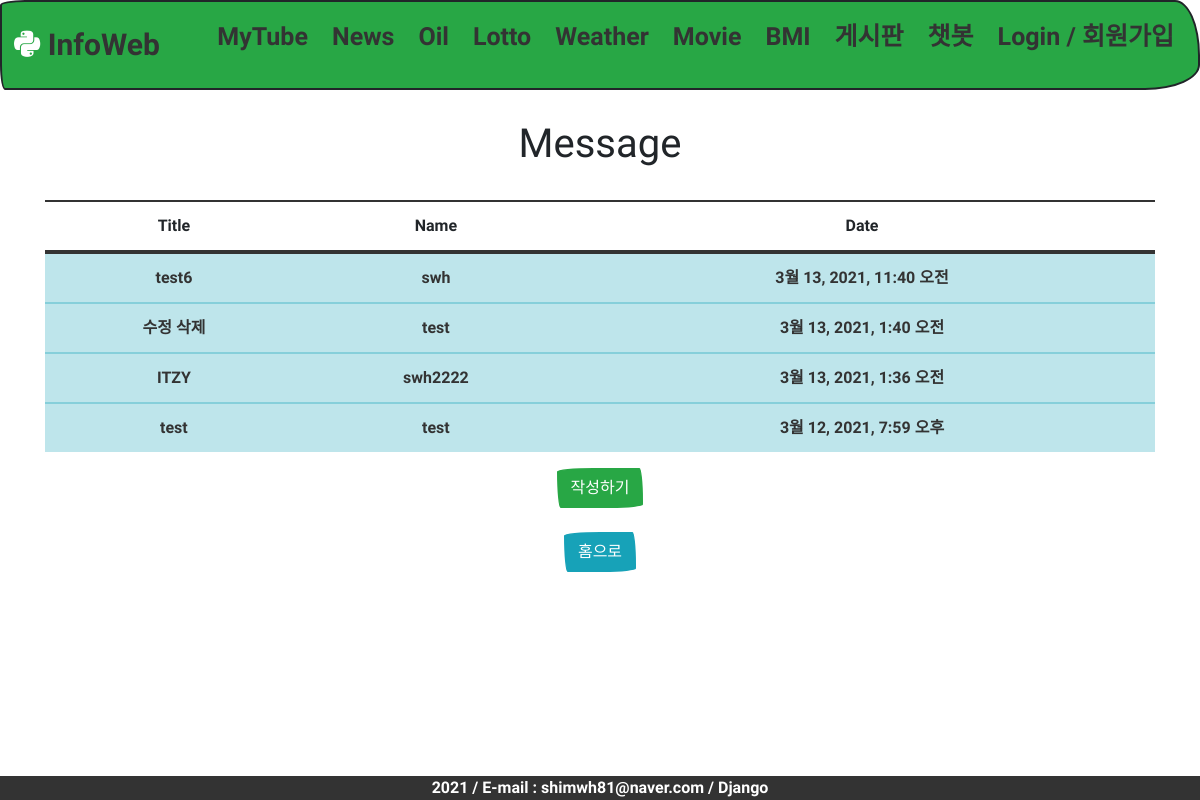
/board/, run on the app's committed database.
### board/models.py (models this page shows, shortened)
class Message(models.Model):
    title = models.CharField(max_length=50, help_text='최대 50자 내로 입력가능합니다.')
    name = models.CharField(max_length=10, help_text='최대 10자 내로 입력가능합니다.')
    contents = models.TextField(default='', help_text='내용을 입력해주세요~')
    regdate = models.DateTimeField(auto_now=True)

### board/views.py (the view)
# urls.py: path('', views.board, name='board'),
def board(request):
    msglist = Message.objects.order_by('-regdate')
    return render(request, 'infoweb/board.html', {'msglist' : msglist})

### templates/infoweb/board.html
{% extends "infoweb/base.html" %}
{% load static %}
{% block content %}
<div  class="form-group">
    <h1>Message</h1>
    <br>
    <table class="table table-hover">
  <thead>
    <tr>
      <th scope="title">Title</th>
      <th scope="name">Name</th>
      <th scope="date">Date</th>
    </tr>
  </thead>
        <tbody>
        {% for list in msglist %}
         <tr class="table-info">
          <td><a  class="board" href="{% url 'detail_view' list.pk %}">{{list.title}}</a></td>
          <td><a href="{% url 'detail_view' list.pk %}">{{list.name}}</a></td>
          <td><a href="{% url 'detail_view' list.pk %}">{{list.regdate}}</a></td>
        </tr>
      {% endfor %}
        </tbody>
 </table>
    <a href="{% url 'write' %}">
    <input type="button" class="btn btn-success" value="작성하기">
    </a>
    <br><br>
    <a href="{% url 'home' %}"><input type="button" class="btn btn-info" value="홈으로"></a>
    <br>
</div>
{% endblock %}

### static/css/style2.css (style rules this page uses)
:root { --text-color: #333; --background-color: #28a745; --accent-color: pink; }
html,body { font-family: 'Jua', sans-serif; margin: 0; padding: 0; height: 100% }
a { text-decoration: none; color: var(--text-color); }

### data on the page
Message: title "test6", name "swh", regdate "3월 13, 2021, 11:40 오전"
Message: title "수정 삭제", name "test", regdate "3월 13, 2021, 1:40 오전"
Message: title "ITZY", name "swh2222", regdate "3월 13, 2021, 1:36 오전"
Message: title "test", name "test", regdate "3월 12, 2021, 7:59 오후"
